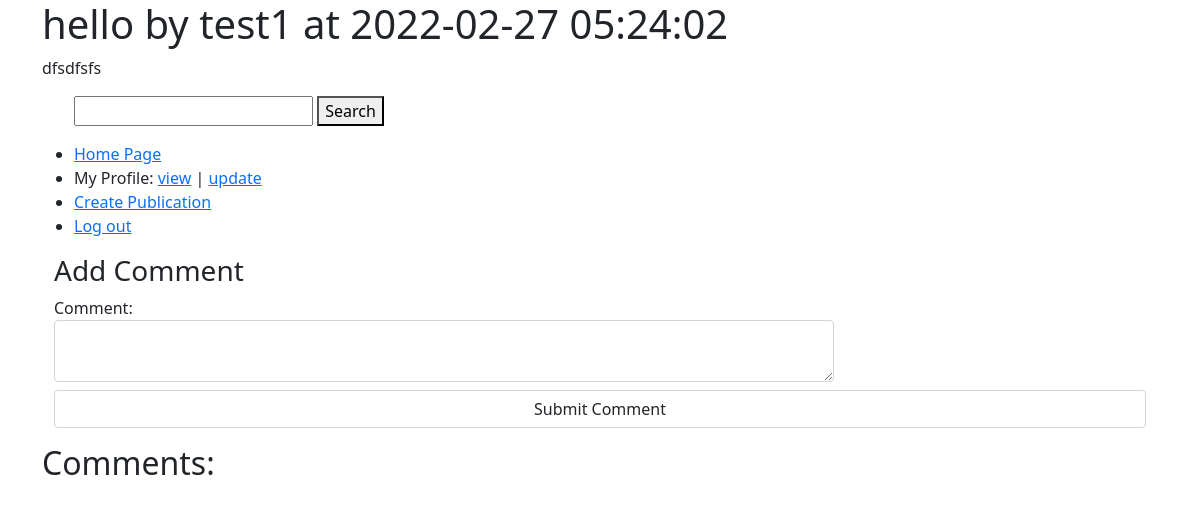
The page /Publication/index/17 (signed in) on the database as committed earlier.
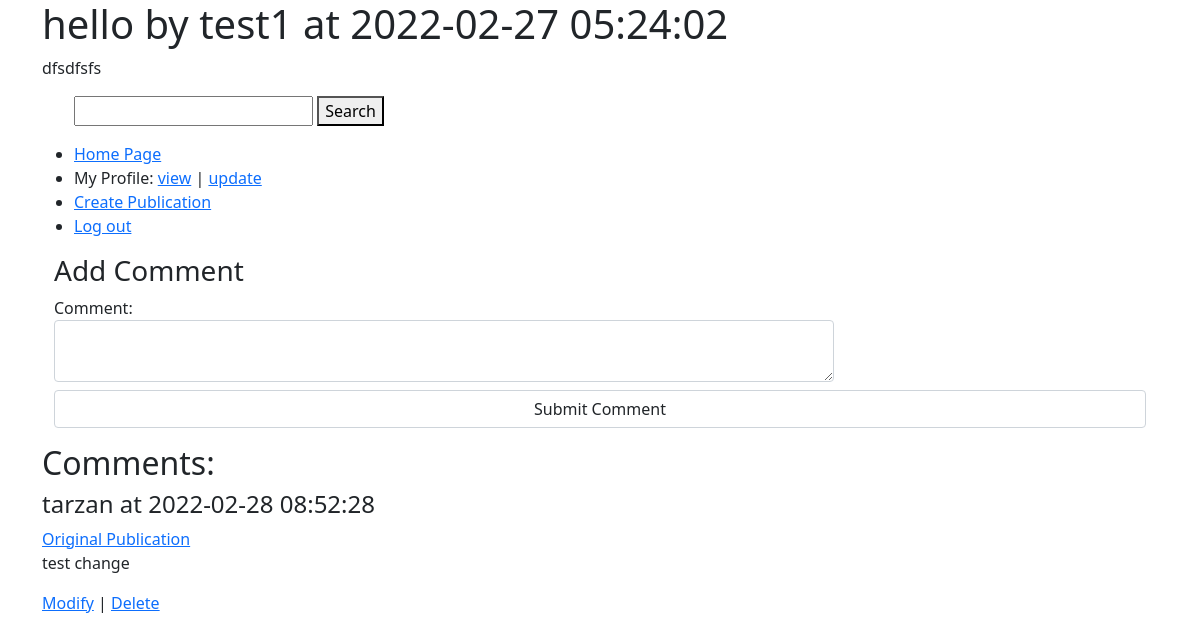
The same page on the database as committed later.
### tables this page shows
CREATE TABLE `publication_comment` (
  `publication_comment_id` int(11) NOT NULL,
  `profile_id` int(11) NOT NULL,
  `publication_id` int(11) NOT NULL,
  `comment` text NOT NULL,
  `timestamp` timestamp NOT NULL DEFAULT current_timestamp() ON UPDATE current_timestamp()
);

CREATE TABLE `user` (
  `user_id` int(11) NOT NULL,
  `username` varchar(50) NOT NULL,
  `password_hash` varchar(63) NOT NULL
);

### app/controllers/Publication.php (called while the page is built, shortened)
<?php
        class Publication extends \app\core\Controller {
            public function index($publication_id) {
                $myPublication = new \app\models\Publication();
                $publication = $myPublication->get($publication_id);
                $this->view('Publication/index', $publication);
            }
        }

### app/core/App.php (called while the page is built, shortened)
<?php
		class App {
			private $method = 'index';
			public function __construct() {
				$url = self::parseUrl();
				if (isset($url[0])) {
					unset($url[0]);
				}
				$this->controller = new $this->controller;
				if (isset($url[1])) {
					if (method_exists($this->controller, $url[1]))
						$this->method = $url[1];
					unset($url[1]);
				}
				$this->params = $url ? array_values($url) : [];
				call_user_func_array([$this->controller, $this->method], $this->params);
			}
			private static function parseUrl() {
				if (isset($_GET['url'])) {
					return explode('/',
						filter_var(
							rtrim($_GET['url'], '/'),
							FILTER_SANITIZE_URL)
					);
				}
			}
		}

### index.php (called while the page is built, shortened)
<?php
    new \app\core\App();

### app/models/Comment.php (called while the page is built, shortened)
<?php
        class Comment extends \app\core\Model {
            function getAllFromPublication($publication_id) {
                $SQL = 'SELECT * FROM publication_comment WHERE publication_id = :publication_id;';
                $STMT = self::$_connection->prepare($SQL);
                $STMT->execute(['publication_id'=>$publication_id]);
                $STMT->setFetchMode(\PDO::FETCH_CLASS, "app\models\Comment");
                return $STMT->fetchAll();
            }
            public function getProfile($profile_id) {
                $SQL = 'SELECT * FROM profile WHERE profile_id = :profile_id';
                $STMT = self::$_connection->prepare($SQL);
                $STMT->execute(['profile_id'=>$profile_id]);
                $STMT->setFetchMode(\PDO::FETCH_CLASS, "app\models\Profile");
                return $STMT->fetch();
            }
            public function getUser($user_id) {
                $SQL = 'SELECT * FROM user WHERE user_id = :user_id';
                $STMT = self::$_connection->prepare($SQL);
                $STMT->execute(['user_id'=>$user_id]);
                $STMT->setFetchMode(\PDO::FETCH_CLASS, "app\models\User");
                return $STMT->fetch();
            }
            public function getTimestamp($publication_comment_id) {
                $SQL = 'SELECT timestamp FROM publication_comment WHERE publication_comment_id = :publication_comment_id';
                $STMT = self::$_connection->prepare($SQL);
                $STMT->execute(['publication_comment_id'=>$publication_comment_id]);
                return $STMT->fetch()['timestamp'];
            }
        }

### app/core/DBConnection.php (called while the page is built, shortened)
<?php
		class DBConnection {
			static $connection = null;
			private function __construct() {
				if (self::$connection == null) {
					$host = 'localhost';
					$DBname = 'assignment2';
					$user = 'root';
					$password = '';
					self::$connection = new \PDO("mysql:host=$host;dbname=$DBname", $user, $password);
				}
			}
			public static function getInstance() {
				return self::$connection;
			}
		}

### app/models/Publication.php (called while the page is built, shortened)
<?php
        class Publication extends \app\core\Model {
            public function get($publication_id) {
                $SQL = 'SELECT * FROM publication WHERE publication_id = :publication_id';
                $STMT = self::$_connection->prepare($SQL);
                $STMT->execute(['publication_id'=>$publication_id]);
                $STMT->setFetchMode(\PDO::FETCH_CLASS, "app\models\Publication");
                return $STMT->fetch();
            }
        }

### app/views/Publication/index.php (the view, shortened to what the changed rows need)
<html>
    <head>
    <link href="https://cdn.jsdelivr.net/npm/bootstrap@5.1.3/dist/css/bootstrap.min.css" rel="stylesheet">
    </head>
    <body>
        <div class='container'>
                <?php
                    $profile = $data->getProfile($data->profile_id);
                    $user = $data->getUser($profile->user_id);
                    $username = $user->username;
                    $timestamp = $data->getTimestamp($data->publication_id);
                    echo "<h1>$data->publication_title by $username at $timestamp</h1>";
                ?>
            <?php
                $comment = new \app\models\Comment();
                $comment->profile_id = $_SESSION['profile_id'];
                $comment->publication_id = $data->publication_id;
                $comments = $comment->getAllFromPublication($data->publication_id);
                $this->view('Comment/index', $comments);
            ?>
        </div>
    </body>
</html>

### app/views/Comment/index.php (shortened to what the changed rows need)
<html>
    <head>
    <link href="https://cdn.jsdelivr.net/npm/bootstrap@5.1.3/dist/css/bootstrap.min.css" rel="stylesheet">
    </head>
    <body>
        <h2>Comments:</h2>
        <div>
        <?php
            foreach($data as $comment) {
                $profile = $comment->getProfile($comment->profile_id);
                $user = $comment->getUser($profile->user_id);
                $username = $user->username;
                $timestamp = $comment->getTimestamp($comment->publication_comment_id);
                echo "<h4>$username at $timestamp</h4>
                <a href = '/Publication/index/$comment->publication_id'>Original Publication</a>
                <p>$comment->comment</p>";
                if (isset($_SESSION['user_id']) && $user->user_id == $_SESSION['user_id'])
                        echo "<a href='/Comment/update/$comment->publication_comment_id'>Modify</a> |
                        <a href='/Comment/delete/$comment->publication_comment_id'>Delete</a> <br><br>";
            }
        ?>
    </body>
</html>

Rows that differ between the two databases and show on the page:
added publication_comment: user.username "tarzan", timestamp "2022-02-28 08:52:28", comment "test change"
